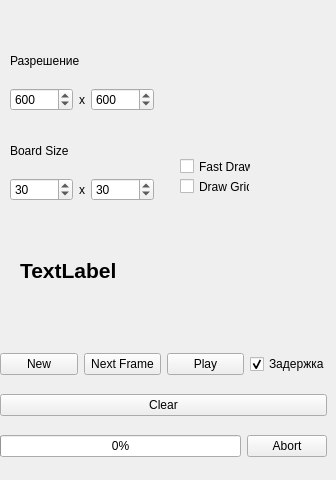
       <widget class="QWidget" name="tab_4">
        <attribute name="title">
         <string>Клеточные CPU</string>
        </attribute>
        <widget class="QWidget" name="layoutWidget_5">
         <property name="geometry">
          <rect>
           <x>10</x>
           <y>40</y>
           <width>144</width>
           <height>71</height>
          </rect>
         </property>
         <layout class="QVBoxLayout" name="verticalLayout_5">
          <item>
           <widget class="QLabel" name="label_8">
            <property name="text">
             <string>Разрешение</string>
            </property>
           </widget>
          </item>
          <item>
           <layout class="QHBoxLayout" name="horizontalLayout_8">
            <item>
             <widget class="QSpinBox" name="xRes_2">
              <property name="maximum">
               <number>100000</number>
              </property>
              <property name="value">
               <number>600</number>
              </property>
             </widget>
            </item>
            <item>
             <widget class="QLabel" name="label_26">
              <property name="text">
               <string>x</string>
              </property>
             </widget>
            </item>
            <item>
             <widget class="QSpinBox" name="yRes_2">
              <property name="maximum">
               <number>100000</number>
              </property>
              <property name="value">
               <number>600</number>
              </property>
             </widget>
            </item>
           </layout>
          </item>
         </layout>
        </widget>
        <widget class="QWidget" name="layoutWidget_6">
         <property name="geometry">
          <rect>
           <x>10</x>
           <y>130</y>
           <width>144</width>
           <height>71</height>
          </rect>
         </property>
         <layout class="QVBoxLayout" name="verticalLayout_6">
          <item>
           <widget class="QLabel" name="label_9">
            <property name="text">
             <string>Board Size</string>
            </property>
           </widget>
          </item>
          <item>
           <layout class="QHBoxLayout" name="horizontalLayout_9">
            <item>
             <widget class="QSpinBox" name="xCells">
              <property name="maximum">
               <number>100000</number>
              </property>
              <property name="value">
               <number>30</number>
              </property>
             </widget>
            </item>
            <item>
             <widget class="QLabel" name="label_27">
              <property name="text">
               <string>x</string>
              </property>
             </widget>
            </item>
            <item>
             <widget class="QSpinBox" name="yCells">
              <property name="maximum">
               <number>100000</number>
              </property>
              <property name="value">
               <number>30</number>
              </property>
             </widget>
            </item>
           </layout>
          </item>
         </layout>
        </widget>
        <widget class="QWidget" name="layoutWidget">
         <property name="geometry">
          <rect>
           <x>0</x>
           <y>340</y>
           <width>327</width>
           <height>131</height>
          </rect>
         </property>
         <layout class="QVBoxLayout" name="verticalLayout_4">
          <item>
           <layout class="QHBoxLayout" name="horizontalLayout_6">
            <item>
             <widget class="QPushButton" name="drawButton_3">
              <property name="text">
               <string>New</string>
              </property>
             </widget>
            </item>
            <item>
             <widget class="QPushButton" name="pushButton">
              <property name="text">
               <string>Next Frame</string>
              </property>
             </widget>
            </item>
            <item>
             <widget class="QPushButton" name="pushButton_2">
              <property name="text">
               <string>Play</string>
              </property>
             </widget>
            </item>
            <item>
             <spacer name="horizontalSpacer_3">
              <property name="orientation">
               <enum>Qt::Horizontal</enum>
              </property>
              <property name="sizeHint" stdset="0">
               <size>
                <width>40</width>
                <height>20</height>
               </size>
              </property>
             </spacer>
            </item>
            <item>
             <widget class="QCheckBox" name="delay_2">
              <property name="text">
               <string>Задержка</string>
              </property>
              <property name="checked">
               <bool>true</bool>
              </property>
             </widget>
            </item>
           </layout>
          </item>
          <item>
           <widget class="QPushButton" name="clearButton_2">
            <property name="text">
             <string>Clear</string>
            </property>
           </widget>
          </item>
          <item>
           <layout class="QHBoxLayout" name="horizontalLayout_7">
            <item>
             <widget class="QProgressBar" name="progressBar_3">
              <property name="value">
               <number>0</number>
              </property>
             </widget>
            </item>
            <item>
             <widget class="QPushButton" name="abortBut_3">
              <property name="text">
               <string>Abort</string>
              </property>
             </widget>
            </item>
           </layout>
          </item>
         </layout>
        </widget>
        <widget class="QCheckBox" name="drawGridCB">
         <property name="geometry">
          <rect>
           <x>180</x>
           <y>178</y>
           <width>70</width>
           <height>17</height>
          </rect>
         </property>
         <property name="text">
          <string>Draw Grid</string>
         </property>
        </widget>
        <widget class="QLabel" name="label_10">
         <property name="geometry">
          <rect>
           <x>20</x>
           <y>220</y>
           <width>281</width>
           <height>101</height>
          </rect>
         </property>
         <property name="font">
          <font>
           <pointsize>16</pointsize>
           <weight>75</weight>
           <bold>true</bold>
          </font>
         </property>
         <property name="text">
          <string>TextLabel</string>
         </property>
        </widget>
        <widget class="QCheckBox" name="fastDrawCB">
         <property name="geometry">
          <rect>
           <x>180</x>
           <y>158</y>
           <width>71</width>
           <height>17</height>
          </rect>
         </property>
         <property name="text">
          <string>Fast Draw</string>
         </property>
         <property name="checkable">
          <bool>true</bool>
         </property>
         <property name="checked">
          <bool>false</bool>
         </property>
        </widget>
       </widget>
